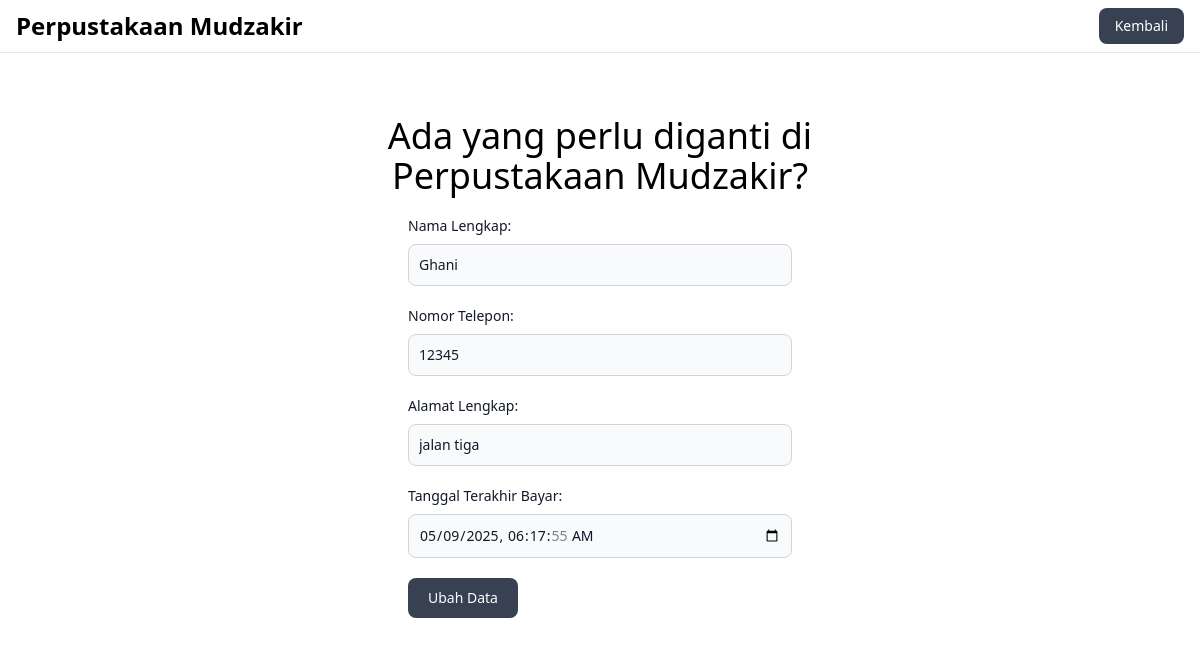
Screenshot of /FormUbahMember.php?kode=21 with the database file from the repository.
### tables this page shows
CREATE TABLE `member` (
  `id_member` int(11) NOT NULL,
  `nama_member` varchar(250) NOT NULL,
  `nomor_member` varchar(15) NOT NULL,
  `alamat` text NOT NULL,
  `tgl_mendaftar` datetime NOT NULL,
  `tgl_terakhir_bayar` datetime NOT NULL DEFAULT current_timestamp()
);

### FormUbahMember.php (the view, shortened to what this page needs)
<?php
include_once "Model.php";
$sql = mysqli_query($koneksi, "SELECT * FROM member WHERE id_member='$_GET[kode]'");
$data = mysqli_fetch_array($sql);
?>
<!DOCTYPE html>
<html lang="en">
    <head>
        <script src="https://cdn.tailwindcss.com"></script>
    </head>
    <body>
        <nav class="bg-white dark:bg-gray-900 fixed w-full z-20 top-0 start-0 border-b border-gray-200 dark:border-gray-600">
            <div class="max-w-screen-xl mx-auto px-4 py-2 flex items-center justify-between">
                <h1 class="text-2xl font-bold text-black dark:text-white">
                    Perpustakaan Mudzakir
                </h1>
                <a href="Member.php">
                    <button type="button" class="text-white bg-gray-700 hover:bg-gray-400 font-medium rounded-lg text-sm px-4 py-2 text-center dark:bg-blue-600 dark:hover:bg-blue-700 dark:focus:ring-blue-800">
                        Kembali
                    </button>
                </a>
            </div>
        </nav>
        <div class="mt-24 mx-auto w-2/4 h-auto">
            <div class="text-4xl p-5 text-black text-center">
                <h3>Ada yang perlu diganti di</h3>
                <h3>Perpustakaan Mudzakir?</h3>
            </div>
            <form class="max-w-sm mx-auto" method="post">
                    <div class="mb-5">
                        <label class="block mb-2 text-sm font-medium text-gray-900 dark:text-white">Nama Lengkap:</label>
                        <input type="text" value="<?php echo "$data[nama_member]"?>" name="nama_member" class="bg-gray-50 border border-gray-300 text-gray-900 text-sm rounded-lg focus:ring-blue-500 focus:border-blue-500 block w-full p-2.5 dark:bg-gray-700 dark:border-gray-600 dark:placeholder-gray-400 dark:text-white dark:focus:ring-blue-500 dark:focus:border-blue-500" placeholder="Ghani Mudzakir" required />
                    </div>
                    <div class="mb-5">
                        <label class="block mb-2 text-sm font-medium text-gray-900 dark:text-white">Nomor Telepon:</label>
                        <input type="text" value="<?php echo "$data[nomor_member]"?>" name="nomor_member" class="bg-gray-50 border border-gray-300 text-gray-900 text-sm rounded-lg focus:ring-blue-500 focus:border-blue-500 block w-full p-2.5 dark:bg-gray-700 dark:border-gray-600 dark:placeholder-gray-400 dark:text-white dark:focus:ring-blue-500 dark:focus:border-blue-500" placeholder="08123456789" required />
                    </div>
                    <div class="mb-5">
                        <label class="block mb-2 text-sm font-medium text-gray-900 dark:text-white">Alamat Lengkap:</label>
                        <input type="text" value="<?php echo "$data[alamat]"?>" name="alamat" class="bg-gray-50 border border-gray-300 text-gray-900 text-sm rounded-lg focus:ring-blue-500 focus:border-blue-500 block w-full p-2.5 dark:bg-gray-700 dark:border-gray-600 dark:placeholder-gray-400 dark:text-white dark:focus:ring-blue-500 dark:focus:border-blue-500" placeholder="Jalan balalala Kelurahan blalala Kota blalala" required />
                    </div>
                    <div class="mb-5">
                        <label class="block mb-2 text-sm font-medium text-gray-900 dark:text-white">Tanggal Terakhir Bayar:</label>
                        <input type="datetime-local" name="tgl_terakhir_bayar", value="<?php echo "$data[tgl_terakhir_bayar]"?>" class="bg-gray-50 border border-gray-300 text-gray-900 text-sm rounded-lg focus:ring-blue-500 focus:border-blue-500 block w-full p-2.5 dark:bg-gray-700 dark:border-gray-600 dark:placeholder-gray-400 dark:text-white dark:focus:ring-blue-500 dark:focus:border-blue-500" placeholder="Jalan balalala Kelurahan blalala Kota blalala" required />
                    </div>
                    <div class="mb-5">
                        <button name="kirim" class="text-white bg-gray-700 hover:bg-blue-800 focus:ring-4 focus:outline-none focus:ring-blue-300 font-medium rounded-lg text-sm w-full sm:w-auto px-5 py-2.5 text-center dark:bg-blue-600 dark:hover:bg-blue-700 dark:focus:ring-blue-800">Ubah Data</button>
                    </div>
            </form>
        </div>
    </body>
</html>

### rows the page displays
member: nama_member "Ghani", nomor_member "12345", alamat "jalan tiga", tgl_terakhir_bayar "05/09/2025 06:17:55"
